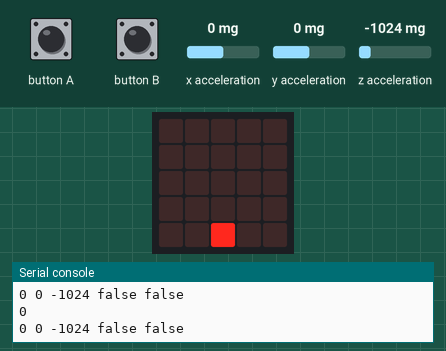
A program run on a simulated BBC micro:bit (MakeCode). Parts: the board's 5×5 LED display, the last lines printed to the serial console. The test bench sets the inputs (shaded band); at power-on: x acceleration 0 mg, y acceleration 0 mg, z acceleration -1024 mg.

Above: at 1.2 s.
1.3 s: x acceleration set to -1440 mg
At 2.2 s:
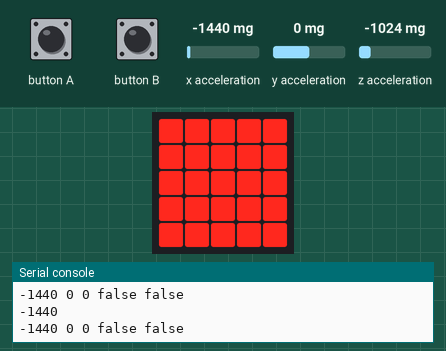
2.8 s: x acceleration set to -750 mg
At 3.2 s:
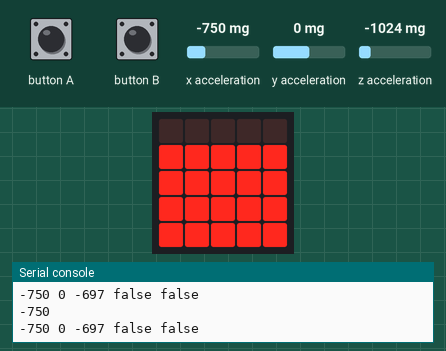
8.4 s: x acceleration set to 0 mg
At 9.2 s:
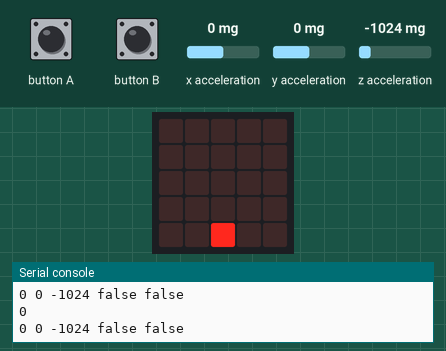
9.9 s: x acceleration set to 750 mg
At 11.3 s:
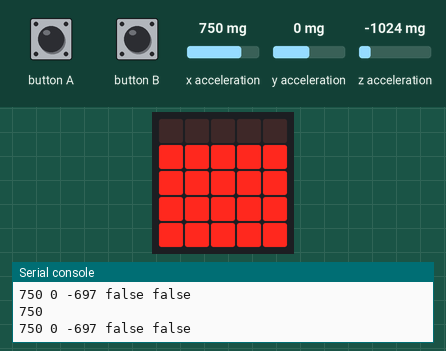
Timing chart, 0 to 12.5 s (numbered marks = the images above; inputs shaded):
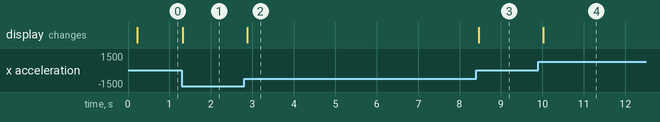

The program:

main.ts
```typescript
serial.redirect(
SerialPin.USB_TX,
SerialPin.USB_RX,
BaudRate.BaudRate115200
)
serial.redirectToUSB()
basic.forever(function () {
    serial.writeLine("" + input.acceleration(Dimension.X) + " " + input.acceleration(Dimension.Y) + " " + input.acceleration(Dimension.Z) + " " + input.buttonIsPressed(Button.A) + " " + input.buttonIsPressed(Button.B))
    basic.pause(200)
    led.plotBarGraph(
    input.acceleration(Dimension.X),
    1024
    )
})
```

test.ts
```typescript
// 在此处测试；当此软件包作为插件使用时，将不会编译此软件包。
```

Measured:
- after the input at 1.3 s, the display: changes at once (image 1)
- after the input at 2.8 s, the display: changes after 0.08 s (image 2)
- after the input at 8.4 s, the display: changes after 0.06 s (image 3)
- after the input at 9.9 s, the display: changes after 0.12 s (image 4)
